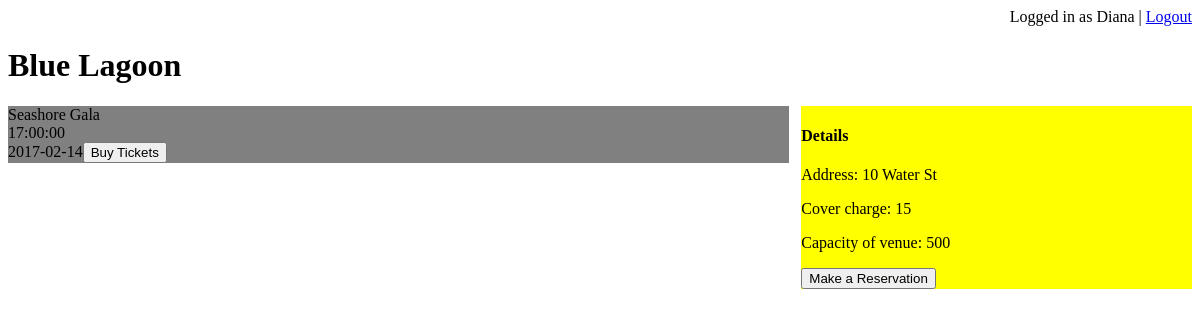
/venue_page.php?branchID=69435 (signed in), run on an earlier commit of the app's database.
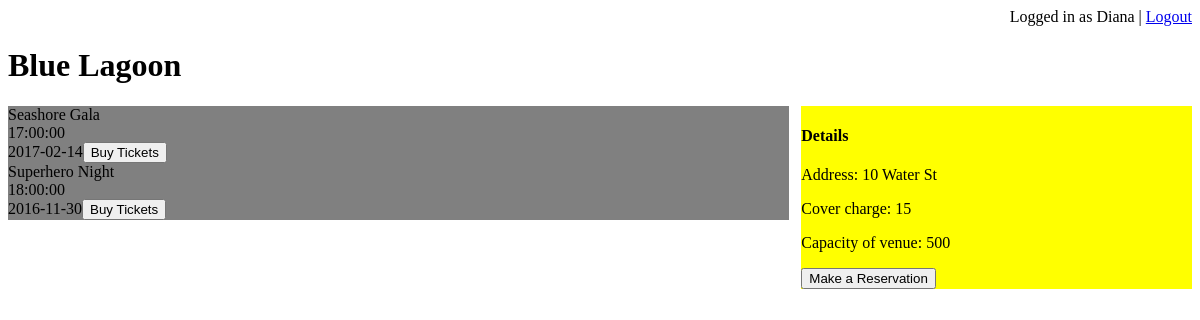
And on a later commit of the database.
### tables this page shows
CREATE TABLE `venue` (
  `branchID` int(11) NOT NULL,
  `name` varchar(20) NOT NULL,
  `address` varchar(20) NOT NULL,
  `capacity` int(11) NOT NULL,
  `cover_charge` double NOT NULL
);

CREATE TABLE `hostedevent` (
  `evid` int(11) NOT NULL,
  `name` varchar(20) NOT NULL,
  `date` date NOT NULL,
  `start_time` time NOT NULL,
  `branchID` int(11) NOT NULL,
  `price` double DEFAULT NULL
);

### venue_page.php (the view, shortened to what this page needs)
<?php
if ( isset($_SESSION['user'])=="" ) {
    header("Location: index.php");
    exit;
  }
else
{
$username=$_SESSION['username'];
?>
<!DOCTYPE html>
<html>
<body>
<div style="text-align:right;">Logged in as <?php echo $username; ?> | <a href="http://localhost/304_project/logout.php">Logout</a></div>
<?php
$branchID = $_GET['branchID'];
$servername = "localhost";
$username = "root";
$password = NULL;
$databasename = 'Venue';
$conn = new mysqli($servername, $username, $password, $databasename);
$sql = "SELECT name, branchID, address, capacity, cover_charge FROM `venue` WHERE branchID = '$branchID'";
$eventsForVenue = "SELECT * FROM `hostedevent` WHERE branchID = '$branchID'";
$result = $conn->query($sql);
$allEvents = $conn->query($eventsForVenue);
$capacity = 0;
$cover_charge = 0;
if ($result->num_rows > 0) {
    while($row = $result->fetch_assoc()) {
		$venueName=$row["name"];
		$capacity = $row["capacity"];
		$cover_charge = $row["cover_charge"];
		$venueAddress = $row["address"];
    }
} else {
    echo "0 results";
}
$eventList = "";
if ($allEvents->num_rows > 0) {
    while($rowEvents = $allEvents->fetch_assoc()) {
    	$eventName=$rowEvents["name"];
		$date = $rowEvents["date"];
		$time = $rowEvents["start_time"];
		$evid = $rowEvents["evid"];
		$eventList .=  '<div class="event">'.$eventName.'<br>'.$time.'<br>'.$date.'<a href = "http://localhost/304_project/event_page.php?evid='.$evid.'"><button>Buy Tickets</button></a></div>';
    }
} else {
    echo "0 results";
}
 ?>
<h1><?php echo $venueName; ?></h1>
<div style="overflow:hidden;">
<div style="float:left;width:66%;background:grey;">  <?php echo $eventList; ?></div>
<div style="float:right;width:33%;background:yellow;"><h4>Details</h4>
	<p>Address: <?php echo $venueAddress; ?></p>
	<p>Cover charge: <?php echo $cover_charge;?></p>
	<p>Capacity of venue: <?php echo $capacity;?></p>
<div><a href="http://localhost/304_project/table_reservation.php?branchID=<?php echo $branchID;?>"><button>Make a Reservation</button></a></div>
</div>
</div>
 </body>
</html>
 <?php
}
?>

What changed in the data, as far as the page shows it:
added hostedevent: name "Superhero Night", start_time "18:00:00", date "2016-11-30"
